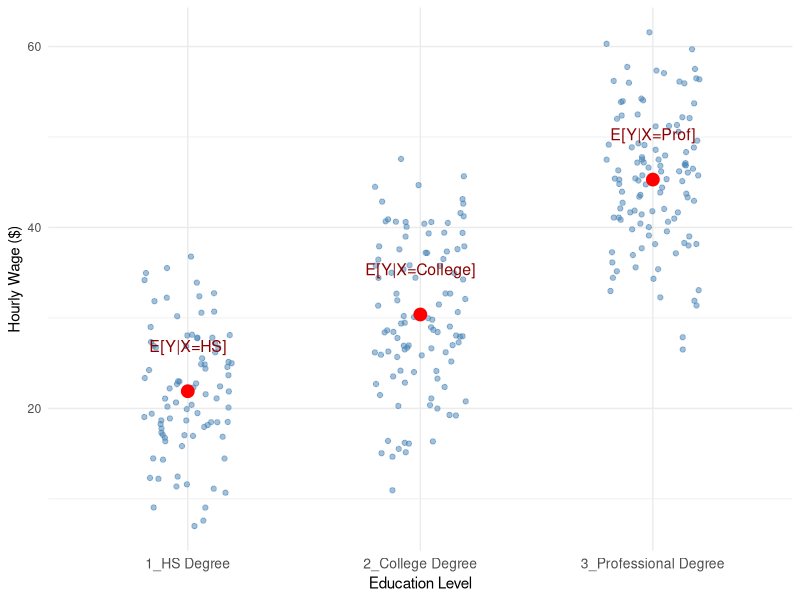
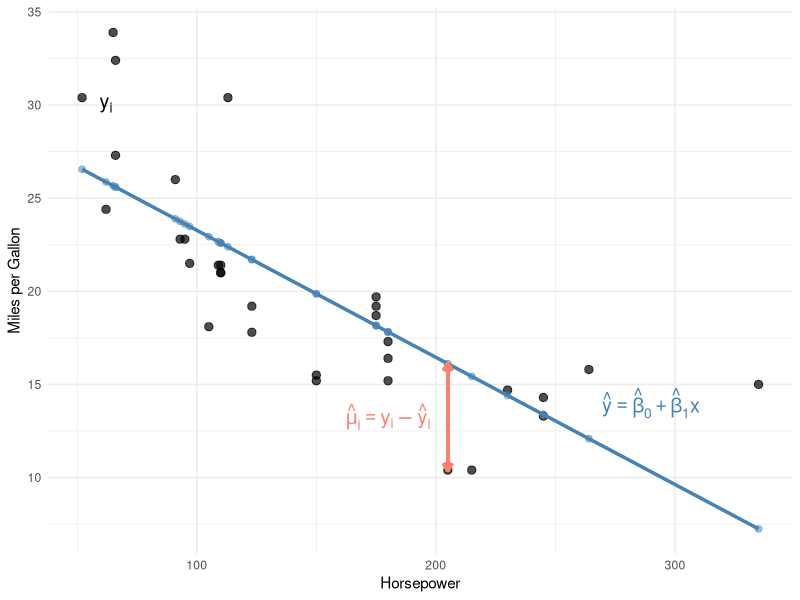
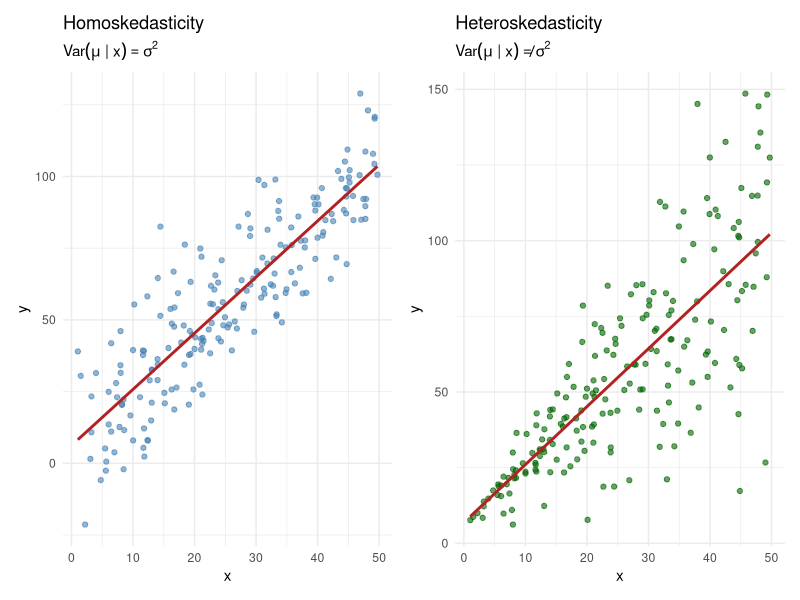
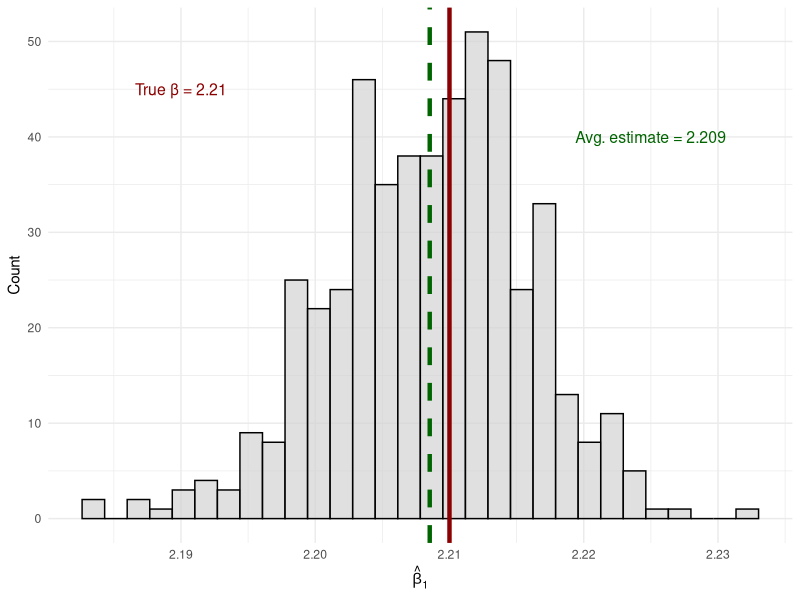

These charts were generated, in order, by the following R code:
## ---- chunk 1
#| echo: false
#| output: false
#| message: false
#| warning: false

library(tidyverse)
library(patchwork)

## ---- chunk 2
#| echo: false
#| label: fig-cond-exp-example
#| fig-cap: "Wages by education level. Each point represents an individual. Red points show the conditional expectation (average wage) for each education group."
#| fig-width: 7
#| fig-height: 4.5
#| out-width: "80%"

set.seed(12345)
x_vals <- c("1_HS Degree", "2_College Degree", "3_Professional Degree")

educ <- sample(x_vals, size = 300, replace = TRUE)

df <- tibble(educ = educ) |>
  mutate(y = case_when(
    educ == "1_HS Degree" ~ 22,
    educ == "2_College Degree" ~ 32,
    educ == "3_Professional Degree" ~ 45
  ),
  y = y + rnorm(n(), sd = 8))

mean_df <- df |>
  group_by(educ) |>
  summarise(avg_wage = mean(y)) |>
  mutate(exp_lab = case_when(
    educ == "1_HS Degree" ~ "E[Y|X=HS]",
    educ == "2_College Degree" ~ "E[Y|X=College]",
    educ == "3_Professional Degree" ~ "E[Y|X=Prof]"
  ))

ggplot(df, aes(x = educ, y = y)) +
  geom_jitter(width = 0.2, height = 0, alpha = 0.5, color = "steelblue") +
  geom_point(data = mean_df, aes(y = avg_wage), color = "red", size = 4) +
  geom_text(data = mean_df, aes(y = avg_wage, label = exp_lab),
            nudge_y = 5, size = 4, color = "darkred") +
  labs(x = "Education Level", y = "Hourly Wage ($)") +
  theme_minimal() +
  theme(axis.text.x = element_text(size = 10))
## ---- chunk 3
#| echo: false
#| message: false
#| warning: false
#| code-fold: true
#| label: fig-regression-components
#| fig-cap: "Components of the regression line. Black points show actual values, the blue line shows predicted values, and the salmon segment illustrates a residual."


# Using mtcars for illustration
data(mtcars)
lm_mpg <- lm(mpg ~ hp, data = mtcars)

mtcars_ex <- mtcars |>
  mutate(
    pred = predict(lm_mpg),
    resid = residuals(lm_mpg)
  )

point_index <- 15
x_point <- mtcars_ex$hp[point_index]
y_actual <- mtcars_ex$mpg[point_index]
y_predicted <- mtcars_ex$pred[point_index]

ggplot(mtcars_ex, aes(x = hp, y = mpg)) +
  geom_point(color = "black", size = 2.5, alpha = 0.7) +
  geom_smooth(method = "lm", se = FALSE, color = "steelblue", linewidth = 1.2) +
  geom_point(aes(y = pred), color = "steelblue", size = 2, alpha = 0.5) +
  geom_segment(
    aes(x = x_point, y = y_actual, xend = x_point, yend = y_predicted),
    color = "salmon",
    linewidth = 1.2,
    arrow = arrow(length = unit(0.2, "cm"), ends = "both")
  ) +
  annotate("text", x = 180, y = (y_actual + y_predicted)/2,
           label = "hat(mu)[i] == y[i] - hat(y)[i]",
           color = "salmon", size = 5, parse = TRUE) +
  annotate("text", x = 290, y = 14,
           label = "hat(y) == hat(beta)[0] + hat(beta)[1] * x",
           color = "steelblue", size = 5, parse = TRUE) +
  annotate("text", x = 62, y = 30, label = "y[i]", size = 5, parse = TRUE) +
  labs(x = "Horsepower", y = "Miles per Gallon") +
  theme_minimal()
## ---- chunk 4
#| echo: false
#| label: tbl-regression-example
#| tbl-cap: "Example regression data showing actual values, predicted values, and residuals."

# Create example table
example_data <- mtcars_ex |>
  select(hp, mpg, pred, resid) |>
  slice(1:6) |>
  mutate(
    pred = round(pred, 2),
    resid = round(resid, 2)
  ) |>
  rename(
    `x (Horsepower)` = hp,
    `y (MPG)` = mpg,
    `ŷ (Predicted)` = pred,
    `û (Residual)` = resid
  )

knitr::kable(example_data, align = "cccc")
## ---- chunk 5
#| echo: true

# Load the data
data(mtcars)

# Estimate the regression
lm_mpg <- lm(mpg ~ hp, data = mtcars)

# View the results
summary(lm_mpg)
## ---- chunk 6
#| echo: false
#| label: fig-homohetero
#| fig-cap: "Left: Homoskedasticity—the spread of points around the line is constant. Right: Heteroskedasticity—the spread increases with x."
#| fig-width: 9
#| fig-height: 4
#| out-width: "90%"
#| message: false
#| warning: false

set.seed(123)
n <- 200
x <- runif(n, 1, 50)

# Homoskedastic
error_homo <- rnorm(n, mean = 0, sd = 15)
y_homo <- 5 + 2 * x + error_homo

# Heteroskedastic
error_hetero <- rnorm(n, mean = 0, sd = 0.7 * x)
y_hetero <- 5 + 2 * x + error_hetero

p1 <- ggplot(data.frame(x, y = y_homo), aes(x, y)) +
  geom_point(alpha = 0.6, color = "steelblue") +
  geom_smooth(method = "lm", se = FALSE, color = "firebrick") +
  labs(title = "Homoskedasticity", subtitle = expression(Var(mu~"|"~x) == sigma^2),
       x = "x", y = "y") +
  theme_minimal()

p2 <- ggplot(data.frame(x, y = y_hetero), aes(x, y)) +
  geom_point(alpha = 0.6, color = "darkgreen") +
  geom_smooth(method = "lm", se = FALSE, color = "firebrick") +
  labs(title = "Heteroskedasticity", subtitle = expression(Var(mu~"|"~x) != sigma^2),
       x = "x", y = "y") +
  theme_minimal()

p1 + p2
## ---- chunk 7
#| echo: true

# Create a "population" with known parameters
set.seed(1248)
n_pop <- 1000
x_pop <- sample(1:100, size = n_pop, replace = TRUE)
err_pop <- rnorm(n_pop)

# True model: y = 3.5 + 2.21*x + error
pop_data <- tibble(
  x = x_pop,
  y = 3.5 + 2.21 * x + err_pop
)

# Draw many samples and estimate beta_1 each time
set.seed(812476)
n_simulations <- 500
sample_size <- 25

sim_results <- map_dfr(1:n_simulations, function(i) {
  # Draw a random sample
  sample_data <- slice_sample(pop_data, n = sample_size, replace = TRUE)
  
  # Estimate OLS
  reg <- lm(y ~ x, data = sample_data)
  
  tibble(
    iteration = i,
    b1_hat = coef(reg)[2]
  )
})

# Calculate the average of all estimates
mean_b1 <- mean(sim_results$b1_hat)
## ---- chunk 8
#| echo: false
#| label: fig-unbiasedness
#| fig-cap: "Distribution of OLS slope estimates across 500 samples. The green line shows the average of all estimates, which equals the true value (2.21), demonstrating unbiasedness."
#| fig-width: 7
#| fig-height: 4
#| out-width: "80%"

# Create a "population" with known parameters
set.seed(1248)
n_pop <- 1000
x_pop <- sample(1:100, size = n_pop, replace = TRUE)
err_pop <- rnorm(n_pop)

pop_data <- tibble(
  x = x_pop,
  y = 3.5 + 2.21 * x + err_pop
)

set.seed(812476)
n_simulations <- 500
sample_size <- 25

sim_results <- map_dfr(1:n_simulations, function(i) {
  sample_data <- slice_sample(pop_data, n = sample_size, replace = TRUE)
  reg <- lm(y ~ x, data = sample_data)
  tibble(iteration = i, b1_hat = coef(reg)[2])
})

mean_b1 <- mean(sim_results$b1_hat)

ggplot(sim_results, aes(x = b1_hat)) +
  geom_histogram(bins = 30, fill = "lightgrey", color = "black", alpha = 0.7) +
  geom_vline(xintercept = 2.21, color = "darkred", linewidth = 1.5) +
  geom_vline(xintercept = mean_b1, color = "darkgreen", linewidth = 1.5, linetype = "dashed") +
  annotate("text", x = 2.19, y = 45, label = "True β = 2.21", color = "darkred", size = 4) +
  annotate("text", x = 2.225, y = 40, label = paste0("Avg. estimate = ", round(mean_b1, 3)),
           color = "darkgreen", size = 4) +
  labs(x = expression(hat(beta)[1]), y = "Count") +
  theme_minimal()
## ---- chunk 9
#| echo: true

# R reports standard errors automatically
summary(lm_mpg)
